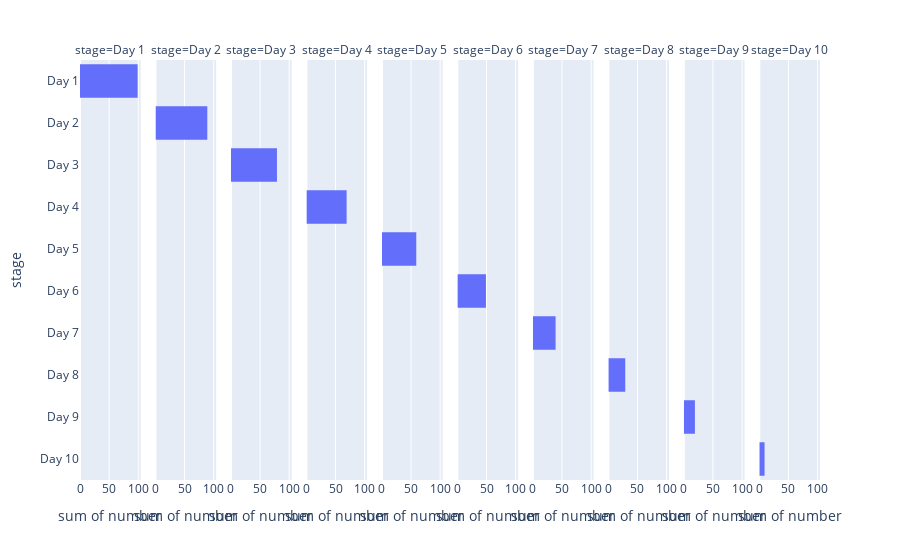

Here is the notebook cell this chart was saved with:
### Code cell
import plotly.express as px
data = dict(number=[99,89,79,69,59,49,39,29,19,9], 
     stage=["Day 1", "Day 2", "Day 3", "Day 4", "Day 5", "Day 6", "Day 7", "Day 8", "Day 9", "Day 10"])
plot = px.histogram(data, x='number', y='stage',facet_col="stage")
plot.show()

### Figure 1 — Plotly figure (JSON) as saved in the notebook; plotly's stock layout.template omitted (floating-point values rounded to 4 significant figures)
{"data": [{"alignmentgroup": "True", "bingroup": "y", "histfunc": "sum", "hovertemplate": "stage=%{y}<br>sum of number=%{x}<extra></extra>", "legendgroup": "", "marker": {"color": "#636efa", "pattern": {"shape": ""}}, "name": "", "offsetgroup": "", "orientation": "h", "showlegend": false, "type": "histogram", "x": [99], "xaxis": "x", "y": ["Day 1"], "yaxis": "y"}, {"alignmentgroup": "True", "bingroup": "y", "histfunc": "sum", "hovertemplate": "stage=%{y}<br>sum of number=%{x}<extra></extra>", "legendgroup": "", "marker": {"color": "#636efa", "pattern": {"shape": ""}}, "name": "", "offsetgroup": "", "orientation": "h", "showlegend": false, "type": "histogram", "x": [89], "xaxis": "x2", "y": ["Day 2"], "yaxis": "y2"}, {"alignmentgroup": "True", "bingroup": "y", "histfunc": "sum", "hovertemplate": "stage=%{y}<br>sum of number=%{x}<extra></extra>", "legendgroup": "", "marker": {"color": "#636efa", "pattern": {"shape": ""}}, "name": "", "offsetgroup": "", "orientation": "h", "showlegend": false, "type": "histogram", "x": [79], "xaxis": "x3", "y": ["Day 3"], "yaxis": "y3"}, {"alignmentgroup": "True", "bingroup": "y", "histfunc": "sum", "hovertemplate": "stage=%{y}<br>sum of number=%{x}<extra></extra>", "legendgroup": "", "marker": {"color": "#636efa", "pattern": {"shape": ""}}, "name": "", "offsetgroup": "", "orientation": "h", "showlegend": false, "type": "histogram", "x": [69], "xaxis": "x4", "y": ["Day 4"], "yaxis": "y4"}, {"alignmentgroup": "True", "bingroup": "y", "histfunc": "sum", "hovertemplate": "stage=%{y}<br>sum of number=%{x}<extra></extra>", "legendgroup": "", "marker": {"color": "#636efa", "pattern": {"shape": ""}}, "name": "", "offsetgroup": "", "orientation": "h", "showlegend": false, "type": "histogram", "x": [59], "xaxis": "x5", "y": ["Day 5"], "yaxis": "y5"}, {"alignmentgroup": "True", "bingroup": "y", "histfunc": "sum", "hovertemplate": "stage=%{y}<br>sum of number=%{x}<extra></extra>", "legendgroup": "", "marker": {"color": "#636efa", "pattern": {"shape": ""}}, "name": "", "offsetgroup": "", "orientation": "h", "showlegend": false, "type": "histogram", "x": [49], "xaxis": "x6", "y": ["Day 6"], "yaxis": "y6"}, {"alignmentgroup": "True", "bingroup": "y", "histfunc": "sum", "hovertemplate": "stage=%{y}<br>sum of number=%{x}<extra></extra>", "legendgroup": "", "marker": {"color": "#636efa", "pattern": {"shape": ""}}, "name": "", "offsetgroup": "", "orientation": "h", "showlegend": false, "type": "histogram", "x": [39], "xaxis": "x7", "y": ["Day 7"], "yaxis": "y7"}, {"alignmentgroup": "True", "bingroup": "y", "histfunc": "sum", "hovertemplate": "stage=%{y}<br>sum of number=%{x}<extra></extra>", "legendgroup": "", "marker": {"color": "#636efa", "pattern": {"shape": ""}}, "name": "", "offsetgroup": "", "orientation": "h", "showlegend": false, "type": "histogram", "x": [29], "xaxis": "x8", "y": ["Day 8"], "yaxis": "y8"}, {"alignmentgroup": "True", "bingroup": "y", "histfunc": "sum", "hovertemplate": "stage=%{y}<br>sum of number=%{x}<extra></extra>", "legendgroup": "", "marker": {"color": "#636efa", "pattern": {"shape": ""}}, "name": "", "offsetgroup": "", "orientation": "h", "showlegend": false, "type": "histogram", "x": [19], "xaxis": "x9", "y": ["Day 9"], "yaxis": "y9"}, {"alignmentgroup": "True", "bingroup": "y", "histfunc": "sum", "hovertemplate": "stage=%{y}<br>sum of number=%{x}<extra></extra>", "legendgroup": "", "marker": {"color": "#636efa", "pattern": {"shape": ""}}, "name": "", "offsetgroup": "", "orientation": "h", "showlegend": false, "type": "histogram", "x": [9], "xaxis": "x10", "y": ["Day 10"], "yaxis": "y10"}], "layout": {"annotations": [{"font": {}, "showarrow": false, "text": "stage=Day 1", "x": 0.041, "xanchor": "center", "xref": "paper", "y": 1, "yanchor": "bottom", "yref": "paper"}, {"font": {}, "showarrow": false, "text": "stage=Day 2", "x": 0.143, "xanchor": "center", "xref": "paper", "y": 1, "yanchor": "bottom", "yref": "paper"}, {"font": {}, "showarrow": false, "text": "stage=Day 3", "x": 0.245, "xanchor": "center", "xref": "paper", "y": 1, "yanchor": "bottom", "yref": "paper"}, {"font": {}, "showarrow": false, "text": "stage=Day 4", "x": 0.347, "xanchor": "center", "xref": "paper", "y": 1, "yanchor": "bottom", "yref": "paper"}, {"font": {}, "showarrow": false, "text": "stage=Day 5", "x": 0.449, "xanchor": "center", "xref": "paper", "y": 1, "yanchor": "bottom", "yref": "paper"}, {"font": {}, "showarrow": false, "text": "stage=Day 6", "x": 0.551, "xanchor": "center", "xref": "paper", "y": 1, "yanchor": "bottom", "yref": "paper"}, {"font": {}, "showarrow": false, "text": "stage=Day 7", "x": 0.653, "xanchor": "center", "xref": "paper", "y": 1, "yanchor": "bottom", "yref": "paper"}, {"font": {}, "showarrow": false, "text": "stage=Day 8", "x": 0.755, "xanchor": "center", "xref": "paper", "y": 1, "yanchor": "bottom", "yref": "paper"}, {"font": {}, "showarrow": false, "text": "stage=Day 9", "x": 0.857, "xanchor": "center", "xref": "paper", "y": 1, "yanchor": "bottom", "yref": "paper"}, {"font": {}, "showarrow": false, "text": "stage=Day 10", "x": 0.959, "xanchor": "center", "xref": "paper", "y": 1, "yanchor": "bottom", "yref": "paper"}], "barmode": "relative", "legend": {"tracegroupgap": 0}, "margin": {"t": 60}, "xaxis": {"anchor": "y", "domain": [0, 0.082], "title": {"text": "sum of number"}}, "xaxis10": {"anchor": "y10", "domain": [0.918, 1], "matches": "x", "title": {"text": "sum of number"}}, "xaxis2": {"anchor": "y2", "domain": [0.102, 0.184], "matches": "x", "title": {"text": "sum of number"}}, "xaxis3": {"anchor": "y3", "domain": [0.204, 0.286], "matches": "x", "title": {"text": "sum of number"}}, "xaxis4": {"anchor": "y4", "domain": [0.306, 0.388], "matches": "x", "title": {"text": "sum of number"}}, "xaxis5": {"anchor": "y5", "domain": [0.408, 0.49], "matches": "x", "title": {"text": "sum of number"}}, "xaxis6": {"anchor": "y6", "domain": [0.51, 0.592], "matches": "x", "title": {"text": "sum of number"}}, "xaxis7": {"anchor": "y7", "domain": [0.612, 0.694], "matches": "x", "title": {"text": "sum of number"}}, "xaxis8": {"anchor": "y8", "domain": [0.714, 0.796], "matches": "x", "title": {"text": "sum of number"}}, "xaxis9": {"anchor": "y9", "domain": [0.816, 0.898], "matches": "x", "title": {"text": "sum of number"}}, "yaxis": {"anchor": "x", "categoryarray": ["Day 10", "Day 9", "Day 8", "Day 7", "Day 6", "Day 5", "Day 4", "Day 3", "Day 2", "Day 1"], "categoryorder": "array", "domain": [0, 1], "title": {"text": "stage"}}, "yaxis10": {"anchor": "x10", "domain": [0, 1], "matches": "y", "showticklabels": false}, "yaxis2": {"anchor": "x2", "domain": [0, 1], "matches": "y", "showticklabels": false}, "yaxis3": {"anchor": "x3", "domain": [0, 1], "matches": "y", "showticklabels": false}, "yaxis4": {"anchor": "x4", "domain": [0, 1], "matches": "y", "showticklabels": false}, "yaxis5": {"anchor": "x5", "domain": [0, 1], "matches": "y", "showticklabels": false}, "yaxis6": {"anchor": "x6", "domain": [0, 1], "matches": "y", "showticklabels": false}, "yaxis7": {"anchor": "x7", "domain": [0, 1], "matches": "y", "showticklabels": false}, "yaxis8": {"anchor": "x8", "domain": [0, 1], "matches": "y", "showticklabels": false}, "yaxis9": {"anchor": "x9", "domain": [0, 1], "matches": "y", "showticklabels": false}}}
